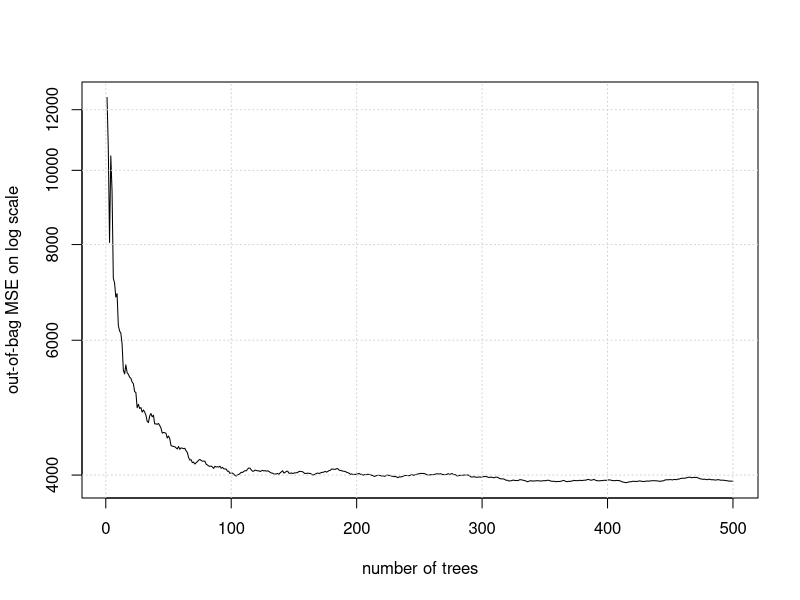
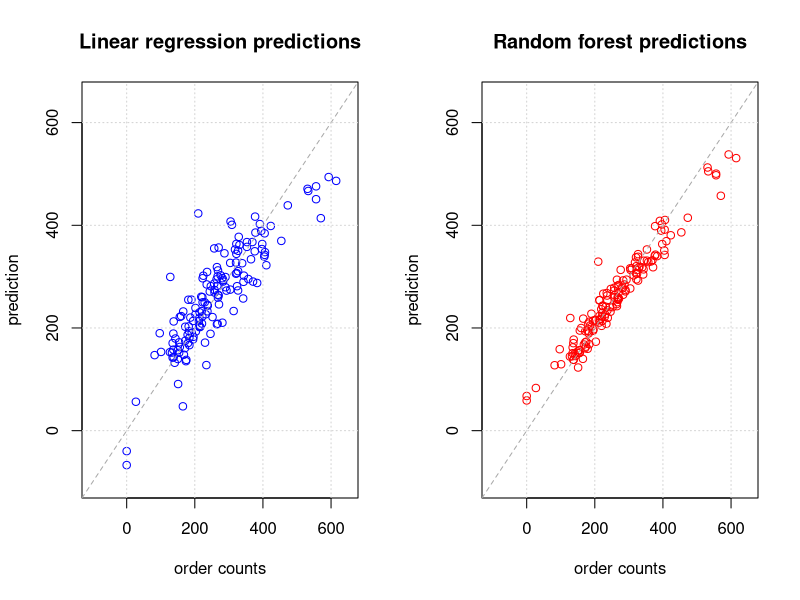

Generate these figures, in order, with R:
## ---- chunk 1
rm (list = ls())
graphics.off()
invisible (library (caret))
invisible (library (e1071))
invisible (library (randomForest))
## ---- chunk 2
zmr.train <- read.csv (file = "Zoomer_take_home_challenge_training_set.csv", header=TRUE)
sum (is.na (zmr.train))
## ---- chunk 3
skewness (zmr.train$order_count)
## ---- chunk 4
nearZeroVar (zmr.train[,-3])
## ---- chunk 5
table (zmr.train$events)
## ---- chunk 6
mytrns <- function (indf) {
 outdf <- data.frame (weekday =as.factor (weekdays (as.Date (indf$X, '%Y-%m-%d'))))
 outdf$calendar_code <- as.factor (indf$calendar_code)
 outdf$restaurant_count <- as.numeric (indf$restaurant_count)
 
 outdf$max_temp <- indf$max_temp
 outdf$min_temp <- indf$min_temp
 outdf$precipitation <- indf$precipitation
 
 tmp <- grep ("Fog", indf$events)
 v <- vector ("logical", dim(indf)[1])
 v[tmp] <- TRUE; v[-tmp] <- FALSE
 outdf$Fog <- as.factor (v)
 
 tmp <- grep ("Rain", indf$events)
 v[tmp] <- TRUE; v[-tmp] <- FALSE
 outdf$Rain <- as.factor (v)
 
 tmp <- grep ("Snow", indf$events)
 v[tmp] <- TRUE; v[-tmp] <- FALSE
 outdf$Snow <- as.factor (v)
 
  outdf
}

trans.zmr.train <- mytrns (zmr.train)  # Transformed covariates
y <- zmr.train$order_count  # The response variable
## ---- chunk 7
fitlm <- lm (y~0+., data=trans.zmr.train)
prdlm <- predict (fitlm, newdata=trans.zmr.train)

RMSE <- function (x, y) {
  stopifnot (length(x) == length(y))
  s <- sqrt (mean ((x-y)^2))
  s
}

cat ("Linear model apparent error = ", RMSE (prdlm, y), '\n')
## ---- chunk 8
rffit <- randomForest (y~., data=trans.zmr.train, importance=TRUE)
plot (rffit$mse, type='l', xlab="number of trees",
      ylab = "out-of-bag MSE on log scale", log="y"); grid()
rffit <- randomForest (y~., data=trans.zmr.train, importance=TRUE, ntree=200)
rfprd <- predict (rffit, newdata=trans.zmr.train)
cat ("Re-fitted random forest apparent error = ", RMSE (rfprd, y), '\n')
## ---- chunk 9
par (mfrow = c(1,2))
axisRange <- extendrange (c(y, prdlm, rfprd))
plot (y, prdlm,
      xlim = axisRange, ylim = axisRange,
      xlab = "order counts", ylab = "prediction", col='blue',
		main="Linear regression predictions")
abline (0,1, col='darkgrey', lty=2); grid()

plot (y, rfprd,
      xlim = axisRange, ylim = axisRange,
      xlab = "order counts", ylab = "prediction",col='red',
		main="Random forest predictions")
abline (0,1, col='darkgrey', lty=2); grid()
## ---- chunk 10
sgnf <- importance (rffit, scale=TRUE)
ind <- order (sgnf[,2], decreasing = TRUE)
print (sgnf[ind,])
## ---- chunk 11
zmr.test <- read.csv ("Zoomer_take_home_challenge_test_set.csv", header=TRUE)
trans.zmr.test <- mytrns (zmr.test)
# The following line is necessary since the test set has only calendar_code==1.
levels (trans.zmr.test$calendar_code) <- levels (trans.zmr.train$calendar_code)

prd <- predict (rffit, newdata=trans.zmr.test)
write (round(prd), file="end_product.csv", sep='\n')
## ---- chunk 12
days <- levels (trans.zmr.train$weekday)
m <- list()
for (d in days) {
  ind <- which (trans.zmr.train$weekday == d)
  bydaydat <- zmr.train[ind,]
  m[[d]] <- mean (bydaydat$order_count)
  s <- sd (bydaydat$order_count)
  n <- length(ind)
  ci <- m[[d]] + s * qt(p=0.95, df=n-1) * c(-1,1)/sqrt(n)
  str <- sprintf ("mean for %s = %f, tCI=[%f, %f]\n", d, m[[d]], ci[1], ci[2])
  cat (str)
}

d <-which.max (m)
cat ("Most average orders ", m[[d]], " on ", days[d], '\n')
d <- which.min (m)
cat ("Fewest orders ", m[[d]], " on ", days[d], '\n')
